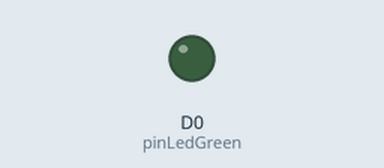
This sketch was run on a simulated ESP8266 (NodeMCU). Parts: output pins drawn as LEDs (lit = HIGH).

Above: at 0.05 s.
At 1.0 s:
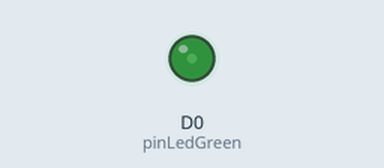
At 2.0 s:
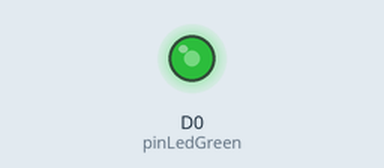
At 7.5 s:
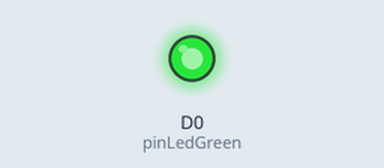
Timing chart, 0 to 9.8 s (numbered marks = the images above):
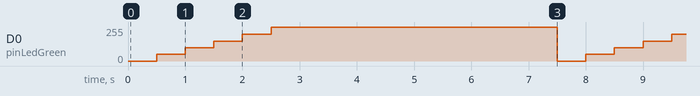

The sketch:

Heltec_WiFi_Kit_8_v0.ino
```cpp
/*
 * Heltec WiFi Kit 8
 * https://www.facebook.com/photo.php?fbid=704156653273977&l=676a0f55ab
 * https://robotzero.one/heltec-wifi-kit-8/
 * https://www.aliexpress.com/item/Aihasd-0-91-Inch-OLED-Display-ESP8266-Wifi-Kit8-Development-Board-for-Arduino-NodeMCU-128X32-White/32829791335.html
 * In the Arduino IDE, in the Tools > Board menu choose NodeMCU 1.0 (ESP-12E Module)
 *
 *                                 --|USB|--
 *                                |  -----  |
 *                                |         |
 *                                |         |
 *                    GND         +         +   GND
 *                    5v          +         +   5v
 *                    3V3         +         +   3V3
 *                    GND         +         +   GND
 *             CS2|GPIO-00(*) [D2]+[0]      +   CTS
 *  ^OLED_SDA|TXD1|GPIO-02(*) [D3]+[2]      +   DTR
 *    CS|RST0|TXD2|GPIO-15    [D8]+[15]  [5]+ (*)GPIO-05|SCL
 *  MOSI|CTS0|RXD2|GPIO-13(*) [D7]+[13]  [1]+ (*)GPIO-01|TXD0|CS1
 *            MISO|GPIO-12(*) [D6]+[12]  [3]+ (*)GPIO-03|RXD0
 *   ^OLED_SCL|CLK|GPIO-14(*)     +[14]     +   RST
 *                 GPIO-16    [D0]+[16]  [4]+ (*)GPIO-04|SDA|OLED_RST^
 *                 ADC        [A0]+         +   RST
 *                                |         |
 *                                |         |
 *                                | antenna |
 *                                |_________|
 *
 * Only ADC is the analog pin and max voltage is 3V3
 * Three pins marked with ^(OLED) are for OLED
 * (*) PWM/1WIRE/I2C
 * Interrupt/pwm/I2C/1WIRE are supported on all IO except D0
 * Logic level is 3V3 on all IO
 * [x]arduino pin
*/


int pinLedGreen = D0;

//https://programmingelectronics.com/tutorial-10-fade-an-led-with-pulse-width-modulation-using-analogwrite/
int brightness = 0;    // how bright the LED is
int fadeAmount = 5;    // how many points to fade the LED by

void setup() {
  // put your setup code here, to run once:
    pinMode(pinLedGreen,OUTPUT);

}

void loop() {

  // put your main code here, to run repeatedly:
  /*
  //1
  digitalWrite(pinLedGreen,HIGH);
  delay(1000);
  digitalWrite(pinLedGreen,LOW);
  delay (1000);
  //1
  */

  /*
  //2
  // set the brightness of pin 9:
  analogWrite(pinLedGreen, brightness);

  // change the brightness for next time through the loop:
  brightness = brightness + fadeAmount;

  // reverse the direction of the fading at the ends of the fade:
  if (brightness == 0 || brightness == 255) {
    fadeAmount = -fadeAmount ;
  }
  // wait for 30 milliseconds to see the dimming effect
  delay(30);
  //2
  */

  //3
  analogWrite(pinLedGreen,0);
  delay (500);

  analogWrite(pinLedGreen,50);
  delay (500);

  analogWrite(pinLedGreen,100);
  delay (500);

  analogWrite(pinLedGreen,150);
  delay (500);

  analogWrite(pinLedGreen,200);
  delay (500);

  analogWrite(pinLedGreen,255);
  delay (5000);
  //3

}//void_loop
```

Measured:
- by itself, D0 (pinLedGreen): repeats every 7.5 s: 100/255 0.50 s, 150/255 0.50 s, 200/255 0.50 s, 255/255 5.0 s, 0/255 0.50 s, 50/255 0.50 s
